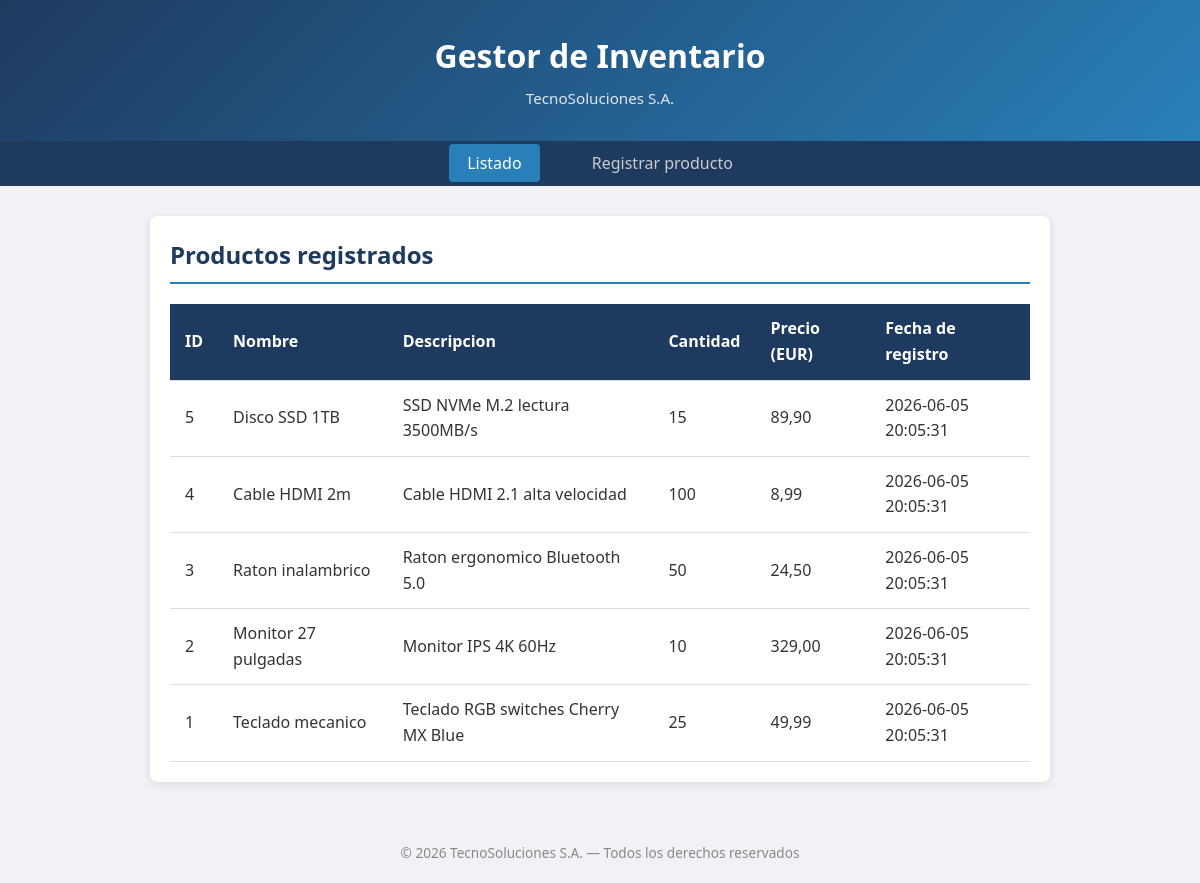
The page /actividad-final/htdocs/inventario/index.php on the database its author committed.
### tables this page shows
CREATE TABLE IF NOT EXISTS productos (
    id              INT AUTO_INCREMENT PRIMARY KEY,
    nombre          VARCHAR(100)   NOT NULL,
    descripcion     VARCHAR(500)   DEFAULT '',
    cantidad        INT            NOT NULL DEFAULT 0,
    precio          DECIMAL(10,2)  NOT NULL DEFAULT 0.00,
    fecha_registro  TIMESTAMP      DEFAULT CURRENT_TIMESTAMP
);

### actividad-final/htdocs/inventario/index.php (the view, shortened to what this page needs)
<?php
require_once 'conexion.php';
$sql = "SELECT id, nombre, descripcion, cantidad, precio, fecha_registro FROM productos ORDER BY id DESC";
$resultado = $conexion->query($sql);
?>
<!DOCTYPE html>
<html lang="es">
<head>
    <link rel="stylesheet" href="css/style.css">
</head>
<body>
    <header>
        <h1>Gestor de Inventario</h1>
        <p class="subtitulo">TecnoSoluciones S.A.</p>
    </header>
    <nav>
        <a href="index.php" class="activo">Listado</a>
        <a href="registrar.php">Registrar producto</a>
    </nav>
    <main>
        <h2>Productos registrados</h2>
        <?php if ($resultado && $resultado->num_rows > 0): ?>
        <table>
            <thead>
                <tr>
                    <th>ID</th>
                    <th>Nombre</th>
                    <th>Descripcion</th>
                    <th>Cantidad</th>
                    <th>Precio (EUR)</th>
                    <th>Fecha de registro</th>
                </tr>
            </thead>
            <tbody>
                <?php while ($fila = $resultado->fetch_assoc()): ?>
                <tr>
                    <td><?php echo htmlspecialchars($fila['id']); ?></td>
                    <td><?php echo htmlspecialchars($fila['nombre']); ?></td>
                    <td><?php echo htmlspecialchars($fila['descripcion']); ?></td>
                    <td><?php echo htmlspecialchars($fila['cantidad']); ?></td>
                    <td><?php echo number_format($fila['precio'], 2, ',', '.'); ?></td>
                    <td><?php echo htmlspecialchars($fila['fecha_registro']); ?></td>
                </tr>
                <?php endwhile; ?>
            </tbody>
        </table>
        <?php else: ?>
            <p class="vacio">No hay productos registrados todavia.</p>
        <?php endif; ?>
    </main>
    <footer>
        <p>&copy; <?php echo date('Y'); ?> TecnoSoluciones S.A. — Todos los derechos reservados</p>
    </footer>
</body>
</html>

### actividad-final/htdocs/inventario/css/style.css (style rules this page uses)
* { margin: 0; padding: 0; box-sizing: border-box; }
body { font-family: 'Segoe UI', Tahoma, Geneva, Verdana, sans-serif; background-color: #f0f2f5; color: #333; line-height: 1.6; }
header { background: linear-gradient(135deg, #1e3a5f, #2980b9); color: white; text-align: center; padding: 30px 20px; }
header h1 { font-size: 2rem; margin-bottom: 5px; }
.subtitulo { font-size: 0.95rem; opacity: 0.85; }
nav { background-color: #1e3a5f; text-align: center; padding: 10px; }
nav a { color: #ccc; text-decoration: none; margin: 0 15px; padding: 8px 18px; border-radius: 4px; transition: background 0.3s; }
nav a:hover, nav a.activo { background-color: #2980b9; color: white; }
main { max-width: 900px; margin: 30px auto; padding: 20px; background: white; border-radius: 8px; box-shadow: 0 2px 8px rgba(0,0,0,0.1); }
main h2 { margin-bottom: 20px; color: #1e3a5f; border-bottom: 2px solid #2980b9; padding-bottom: 8px; }
table { width: 100%; border-collapse: collapse; margin-top: 10px; }
table thead { background-color: #1e3a5f; color: white; }
table th, table td { padding: 12px 15px; text-align: left; border-bottom: 1px solid #ddd; }
footer { text-align: center; padding: 20px; color: #888; font-size: 0.85rem; margin-top: 40px; }

### rows shown on the page
productos: id "5", nombre "Disco SSD 1TB", descripcion "SSD NVMe M.2 lectura 3500MB/s", cantidad "15", precio "89,90", fecha_registro "2026-06-05 20:05:31"
productos: id "4", nombre "Cable HDMI 2m", descripcion "Cable HDMI 2.1 alta velocidad", cantidad "100", precio "8,99", fecha_registro "2026-06-05 20:05:31"
productos: id "3", nombre "Raton inalambrico", descripcion "Raton ergonomico Bluetooth 5.0", cantidad "50", precio "24,50", fecha_registro "2026-06-05 20:05:31"
productos: id "2", nombre "Monitor 27 pulgadas", descripcion "Monitor IPS 4K 60Hz", cantidad "10", precio "329,00", fecha_registro "2026-06-05 20:05:31"
productos: id "1", nombre "Teclado mecanico", descripcion "Teclado RGB switches Cherry MX Blue", cantidad "25", precio "49,99", fecha_registro "2026-06-05 20:05:31"
